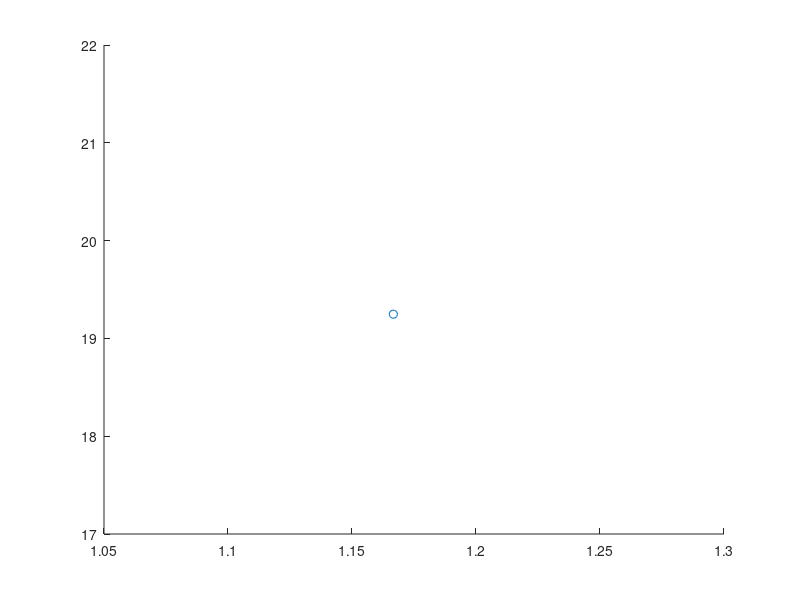

The MATLAB script that drew this image:
clc
clear

% Parameters
delta = 1;
H0 = 1;
L = 10;
Nx0 = 3;

% Compute Nx
Nx = 2*Nx0 * delta / H0;
Nx_full = 2 * Nx;

% Define Ny symmetric profile
Ny = zeros(1, Nx_full);
for i = 1:Nx
    Ny(i) = 2*Nx0 + i;
    Ny(Nx_full - i + 1) = 2*Nx0 + i;
end
Nx = Nx_full;

% Grid spacing
dx = L / Nx;
dy = delta * dx / (L / 2);
%% Coordinates at which concentrations should be evaluated
% x coordinates (cell centers)
x_conc = dx/2 : dx : L - dx/2;

% y coordinates stored in an array
for i=1:Nx
    y_conc(1,i)=dy/2;
    for j=2:Ny(i)
        y_conc(j,i)=y_conc(j-1,i)+dy;
    end
end
%% Coordinates at which the flowrate should be evaluated
% x coordinates (boundaries of the cells)
x_flow = 0 : dx : L;

 % y coordinates stored in an array
 for i=1:Nx
     y_flow(1,i)=0;
     for j=2:Ny(i)+1
         y_flow(j,i)=y_flow(j-1,i)+dy;
     end
 end

 H = max(y_flow, [], 1);

for i =1:1:Nx-1
    for j=1:1:Ny(i)
        Q(i,j) = 6 * H0 / ((H(i))^2 * ( - dy^2 / 2 + y_flow(i,j) * dy ...
            - dy^3 / (3 * H(i)) - (y_flow(i,j)^2 * dy) / H(i) ...
            + (y_flow(i,j) * dy^2) / H(i)));
    end
end
Q(6,13)=0;
scatter(y_flow(j,6),Q(6,j))
